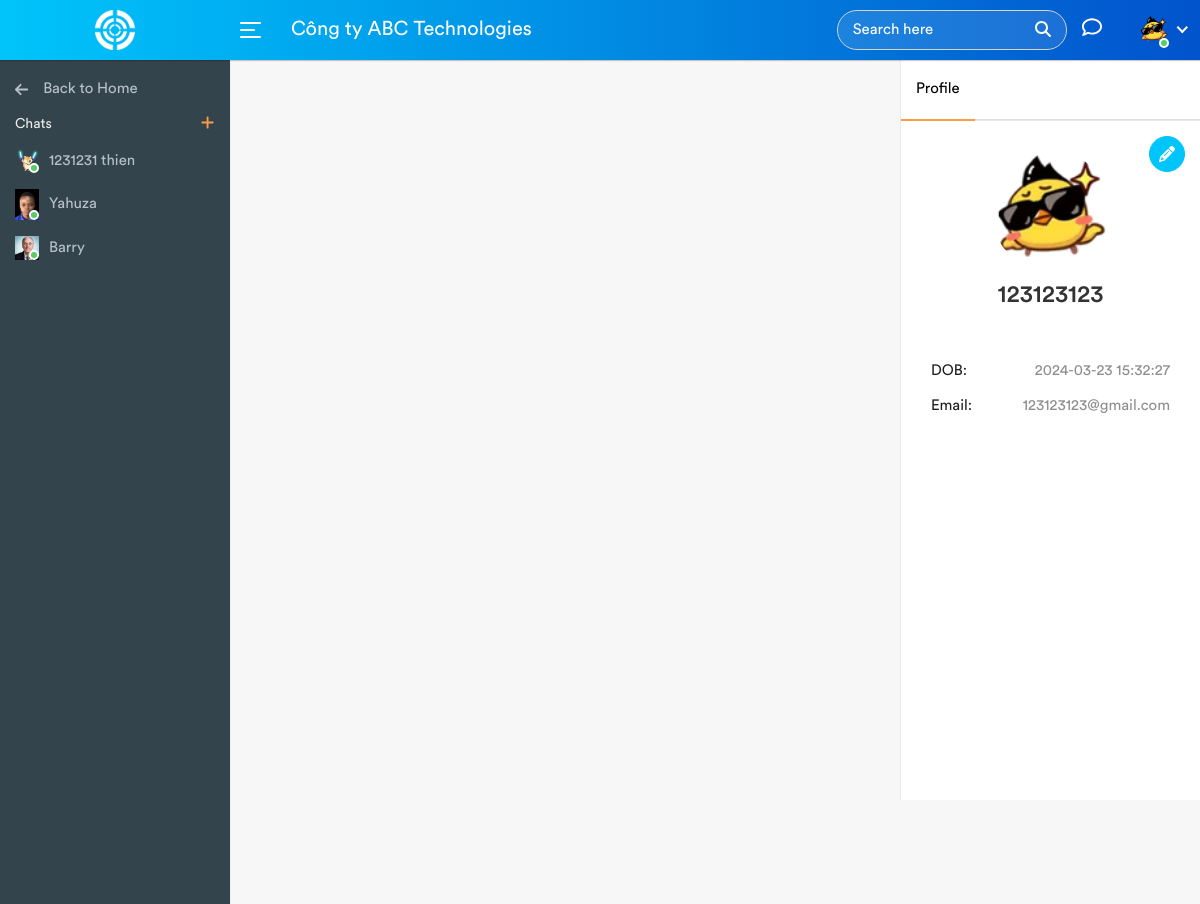
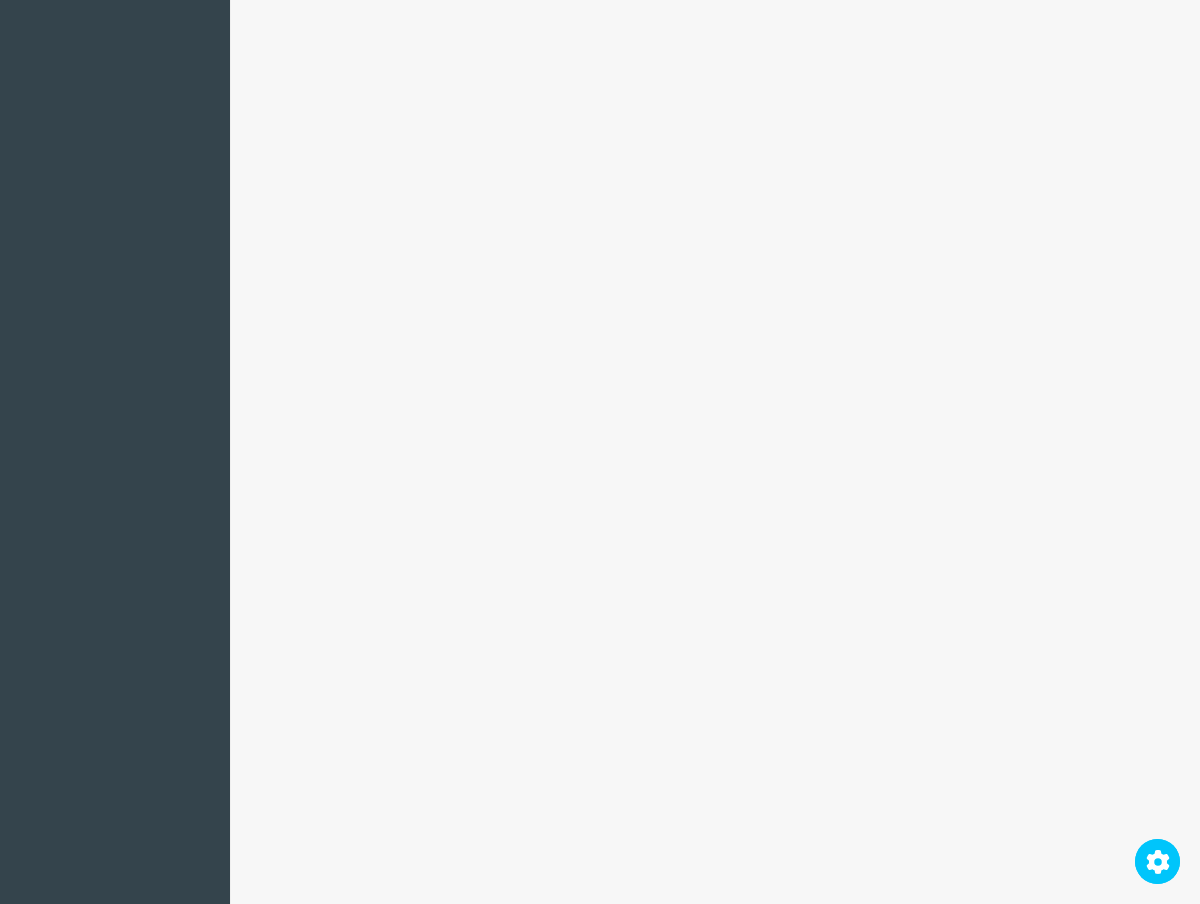
Screenshot of /chat.php (signed in) with the database file from the repository (2 pictures, top to bottom).
### tables this page shows
CREATE TABLE `users` (
  `id` int(11) NOT NULL,
  `name` varchar(200) NOT NULL,
  `email` varchar(100) NOT NULL,
  `password` varchar(200) NOT NULL,
  `avatar` varchar(255) NOT NULL,
  `role` int(11) NOT NULL,
  `status` int(11) NOT NULL,
  `employee_id` int(11) DEFAULT NULL,
  `created_at` timestamp NOT NULL DEFAULT current_timestamp()
);

### chat.php (the view, shortened to what the rows shown need)
<?php
include_once('php/config.php');
?>
<!DOCTYPE html>
<html lang="en" data-layout="vertical" data-topbar="light" data-sidebar="dark" data-sidebar-size="lg"
    data-sidebar-image="none">
<head>
    <link rel="stylesheet" href="assets/chat/css/bootstrap.min.css">
    <link rel="stylesheet" href="assets/chat/css/fontawesome.min.css">
    <link rel="stylesheet" href="https://cdnjs.cloudflare.com/ajax/libs/font-awesome/6.5.2/css/all.min.css">
    <link rel="stylesheet" href="assets/chat/css/line-awesome.min.css">
    <link rel="stylesheet" href="assets/chat/css/material.css">
    <link rel="stylesheet" href="assets/chat/css/style.css">
</head>
<body>
    <div class="main-wrapper">
        <div class="header">
            <ul class="nav user-menu">
                <?php
            $sql = mysqli_query($conn, "SELECT * FROM users WHERE id = {$_SESSION['user_id']}");
            if(mysqli_num_rows($sql) > 0){
              $row = mysqli_fetch_assoc($sql);
            }
          ?>
                <li class="nav-item dropdown has-arrow main-drop">
                    <a href="#" class="dropdown-toggle nav-link" data-bs-toggle="dropdown">
                        <span class="user-img">
                            <?php if (substr($row["avatar"], 0, 5) === 'https'): ?>
                            <img src="<?php echo htmlentities($row["avatar"]); ?>" alt="Avatar">
                            <?php else: ?>
                            <img src="upload/users/<?php echo htmlentities($row["avatar"]); ?>" alt="Avatar">
                            <?php endif; ?>
                            <span class="status online"></span></span>
                    </a>
                </li>
            </ul>
        </div>
        <div class="sidebar" id="sidebar">
            <div class="sidebar-inner slimscroll">
                <div id="sidebar-menu" class="sidebar-menu">
                    <nav class="greedy">
                        <ul class="link-item">
                            <?php
                                    $sql = "SELECT * FROM users WHERE id != ? ORDER BY id DESC";
                                    $query = mysqli_prepare($conn, $sql);
                                    mysqli_stmt_bind_param($query, "i", $_SESSION["user_id"]);
                                    mysqli_stmt_execute($query);
                                    $result = mysqli_stmt_get_result($query);
                                    while ($row = mysqli_fetch_assoc($result)):
                            ?>
                            <li>
                                <a href="chat.php?user_id=<?=$row["id"]?>">
                                    <span class="chat-avatar-sm user-img">
                                        <?php if (substr($row["avatar"], 0, 5) === 'https'): ?>
                                        <img src="<?php echo htmlentities($row["avatar"]); ?>" alt="Avatar">
                                        <?php else: ?>
                                        <img src="upload/users/<?php echo htmlentities($row["avatar"]); ?>"
                                            alt="Avatar">
                                        <?php endif; ?>
                                        <span class="status online"></span>
                                    </span>
                                    <span class="chat-user"><?= $row["name"] ?></span>
                                </a>
                            </li>
                            <?php endwhile; ?>
                        </ul>
                    </nav>
                </div>
            </div>
        </div>
        <div class="page-wrapper">
            <div class="chat-main-row">
                <div class="chat-main-wrapper">
                    <div class="col-lg-3 message-view chat-profile-view chat-sidebar" id="task_window">
                        <div class="chat-window video-window">
                            <div class="tab-content chat-contents">
                                <div class="content-full tab-pane show active" id="profile_tab">
                                    <div class="display-table">
                                        <div class="table-row">
                                            <div class="table-body">
                                                <div class="table-content">
                                                    <div class="chat-profile-img">
                                                        <?php
                                                           $user_id1 = mysqli_real_escape_string($conn, $_SESSION["user_id"]);
                                                           $sql1 = mysqli_query($conn,"SELECT * FROM users WHERE id = {$user_id1}");
                                                           if(mysqli_num_rows($sql1) > 0) {
                                                               $row1 = mysqli_fetch_assoc($sql1);
                                                           }
                                                        ?>
                                                        <div class="edit-profile-img">
                                                            <?php if (substr($row1["avatar"], 0, 5) === 'https'): ?>
                                                            <img src="<?php echo htmlentities($row1["avatar"]); ?>"
                                                                alt="Avatar" class="rounded-circle">
                                                            <?php else: ?>
                                                            <img src="upload/users/<?php echo htmlentities($row1["avatar"]); ?>"
                                                                alt="Avatar" class="rounded-circle">
                                                            <?php endif; ?>
                                                        </div>
                                                        <h3 class="user-name m-t-10 mb-0"><?=$row1["name"]?></h3>
                                                        <a href="javascript:void(0);" class="btn btn-primary edit-btn">
                                                            <i class="fas fa-pencil-alt"></i></a>
                                                    </div>
                                                    <div class="chat-profile-info">
                                                        <ul class="user-det-list">
                                                            <li>
                                                                <span>DOB:</span>
                                                                <span
                                                                    class="float-end text-muted"><?=$row1["created_at"]?></span>
                                                            </li>
                                                            <li>
                                                                <span
                                                                    class="float-end text-muted"><a><?=$row1["email"]?></a></span>
                                                            </li>
                                                        </ul>
                                                    </div>
                                                </div>
                                            </div>
                                        </div>
                                    </div>
                                </div>
                            </div>
                        </div>
                    </div>
                </div>
            </div>
        </div>
    </div>
</body>
</html>

### rows the page displays
users: avatar (picture), name "123123123", created_at "2024-03-23 15:32:27", email "123123123@gmail.com"
users: avatar (picture), name "1231231 thien"
users: avatar (picture), name "Yahuza"
users: avatar (picture), name "Barry"
